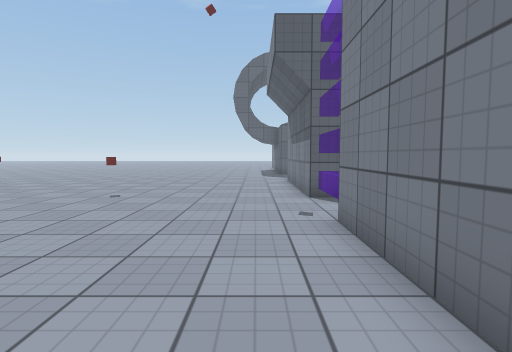
[1] (above)

17 first-person views from a walk through a scene from a Unity 3-D project. The camera is 1.2 m above the floor, tilts 4° down and sees 80° across. The floor is counted in squares, 1 m on a side. Each view is taken from the middle of a square. On the plan, view 1 faces up. The plan holds only what a view shows up to about 13 squares ahead; the rest is blank. The place goes on beyond the plan. Some surface patterns are stand-ins.

[2]
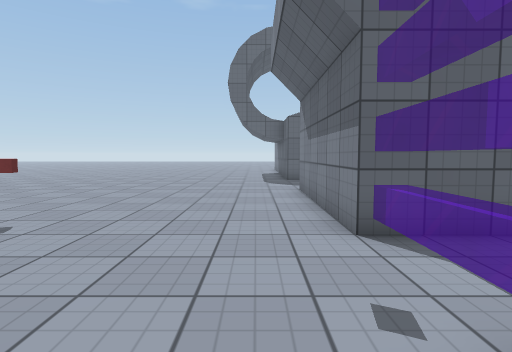

[3]
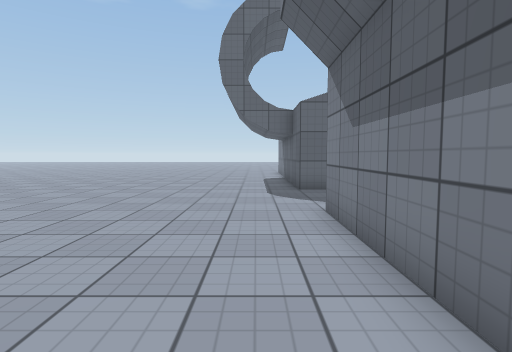

[4]
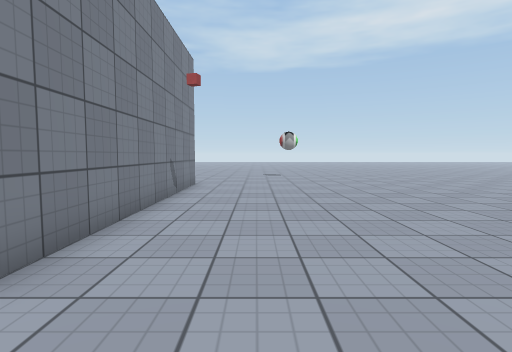

[5]
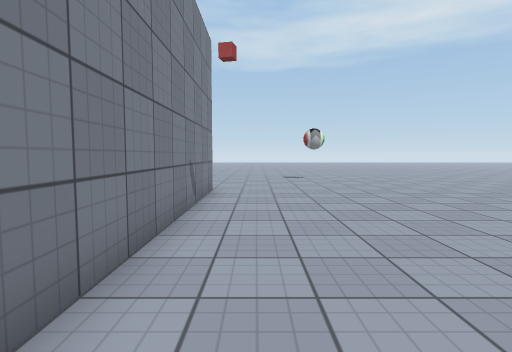

[6]
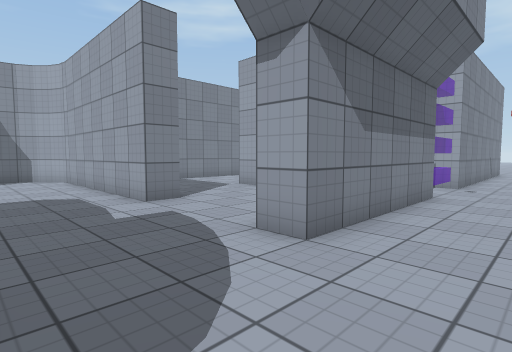

[7]
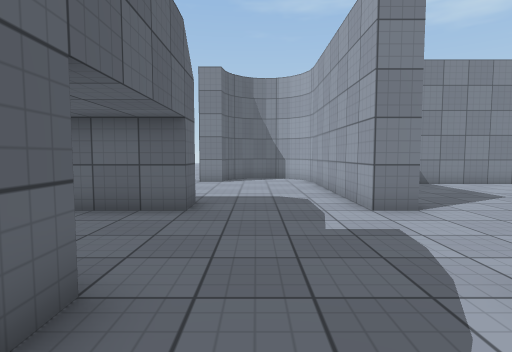

[8]
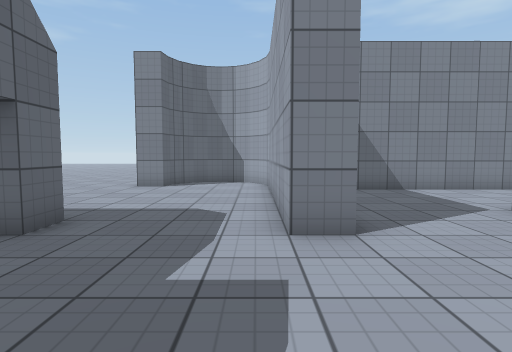

[9]
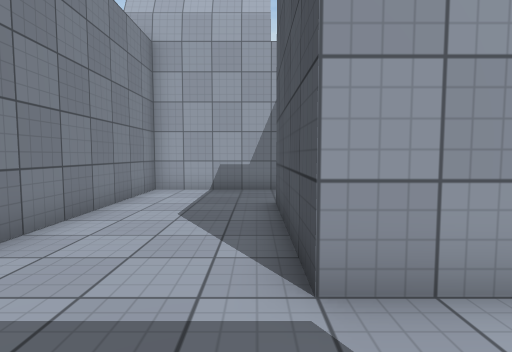

[10]
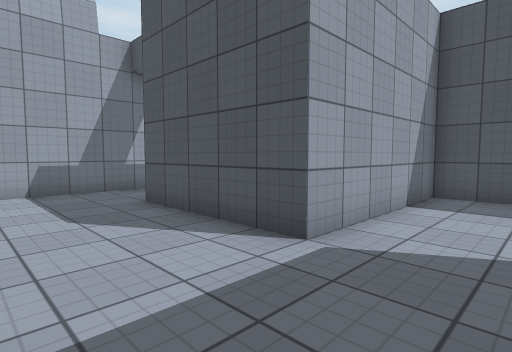

[11]
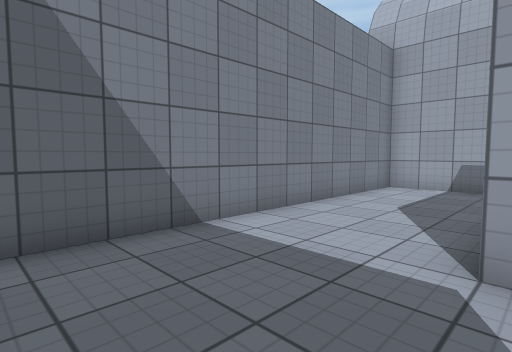

[12]
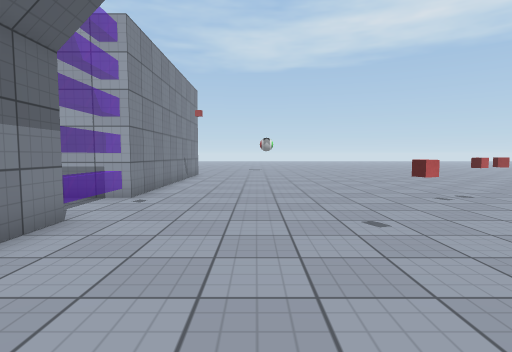

[13]
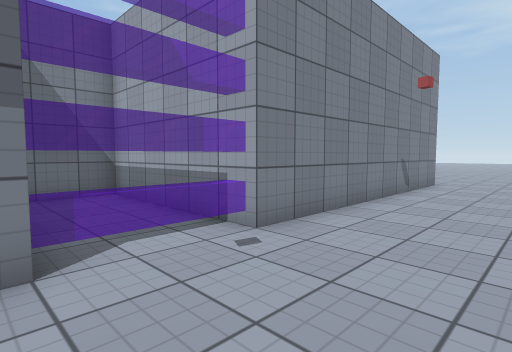

[14]
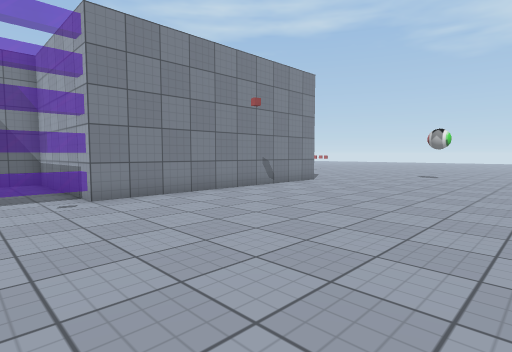

[15]
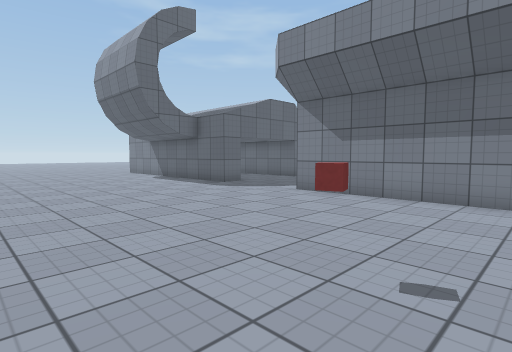

[16]
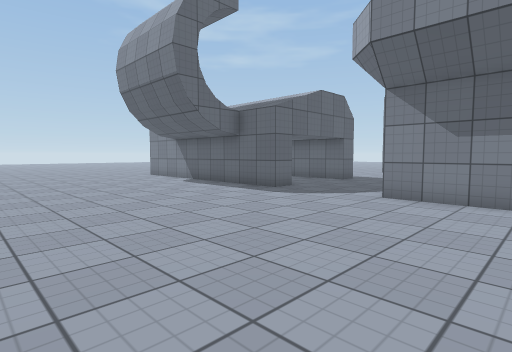

[17]
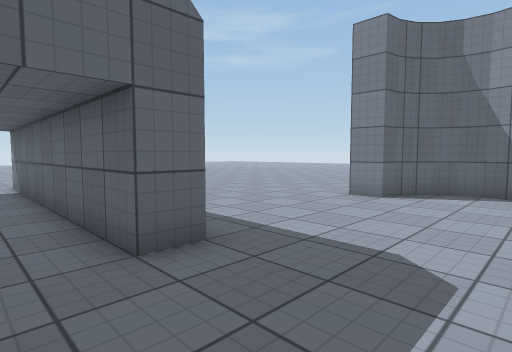

### Floor plan
Points are (right, up) in squares from view 1. A wall is a line through its corners. A room is listed if a view was taken in it or the views show most of it. See-through windows are left out.
Room 1 (views 1, 2, 3, 4, 5, 6, 7, 8, 9, 10, 11, 12, 13, 14, 15, 16, 17)
walls: (1.5, 8.5) (1.5, 14.5) (2.5, 14.5); (2.5, 11.3) (2.5, 9.5) (8.5, 9.5) (8.5, 4.5); (6.5, 13.4) (6.5, 14.5) (13.5, 14.5) (14.1, 14.6) (14.7, 14.9) (15.1, 15.3); (7, 1.5) (12.5, 1.5) (12.5, 12.8); (2.5, 18.5) (1.5, 18.5) (1.5, 20.5); (7.6, 18.5) (6.5, 18.5) (6.5, 20.5); (1.5, -4.6) (1.5, 5.5); (15.4, 15.8) (15.5, 16.5) (15.4, 17.1) (15.1, 17.7) (14.7, 18.1) (14.1, 18.4) (13.5, 18.5) (13.5, 19.5)
ways out: opening at (0.3, -6); opening at (7, 3); opening at (13, 20)
objects: other object (-7, 6) to (-7, 7); other object (-5, 9) to (-4, 10)

Where each view was taken, in squares from view 1:
view 1: 0 up, 0 right, facing up
view 2: 4 up, 0 right, facing up
view 3: 8 up, 0 right, facing up
view 4: 8 up, 1 left, facing down
view 5: 6 up, 0 right, facing down
view 6: 18 up, 1 left, facing down-right
view 7: 17 up, 0 right, facing right
view 8: 15 up, 2 right, facing right
view 9: 12 up, 9 right, facing down
view 10: 12 up, 12 right, facing down-left
view 11: 13 up, 8 right, facing down-right
view 12: 14 up, 2 left, facing down
view 13: 9 up, 2 left, facing down-right
view 14: 8 up, 7 left, facing down-right
view 15: 8 up, 7 left, facing up-right
view 16: 11 up, 7 left, facing up-right
view 17: 15 up, 5 right, facing up-right
